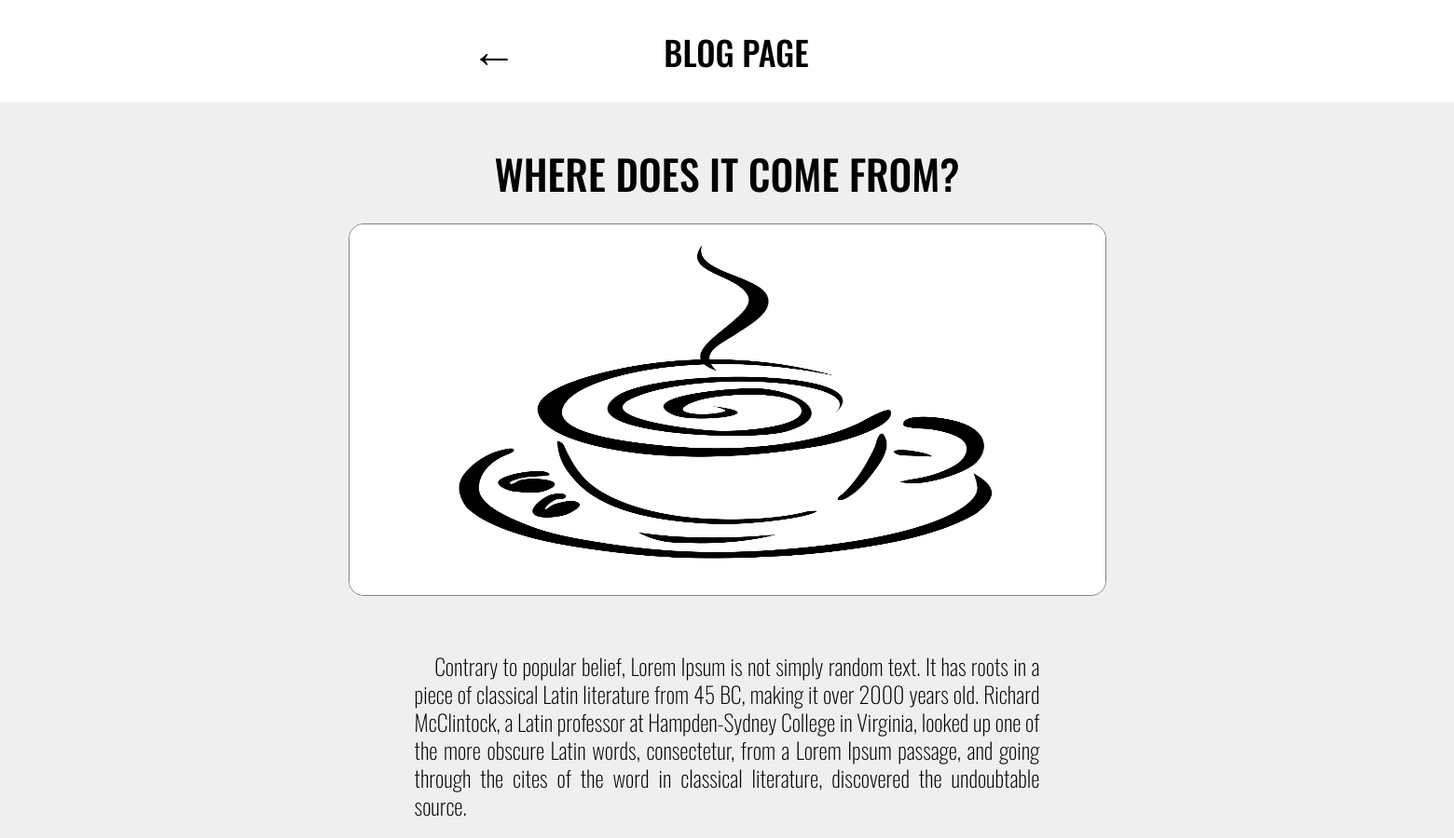
Before: /where-does-it-come-from/ (upper part) with the older database file.
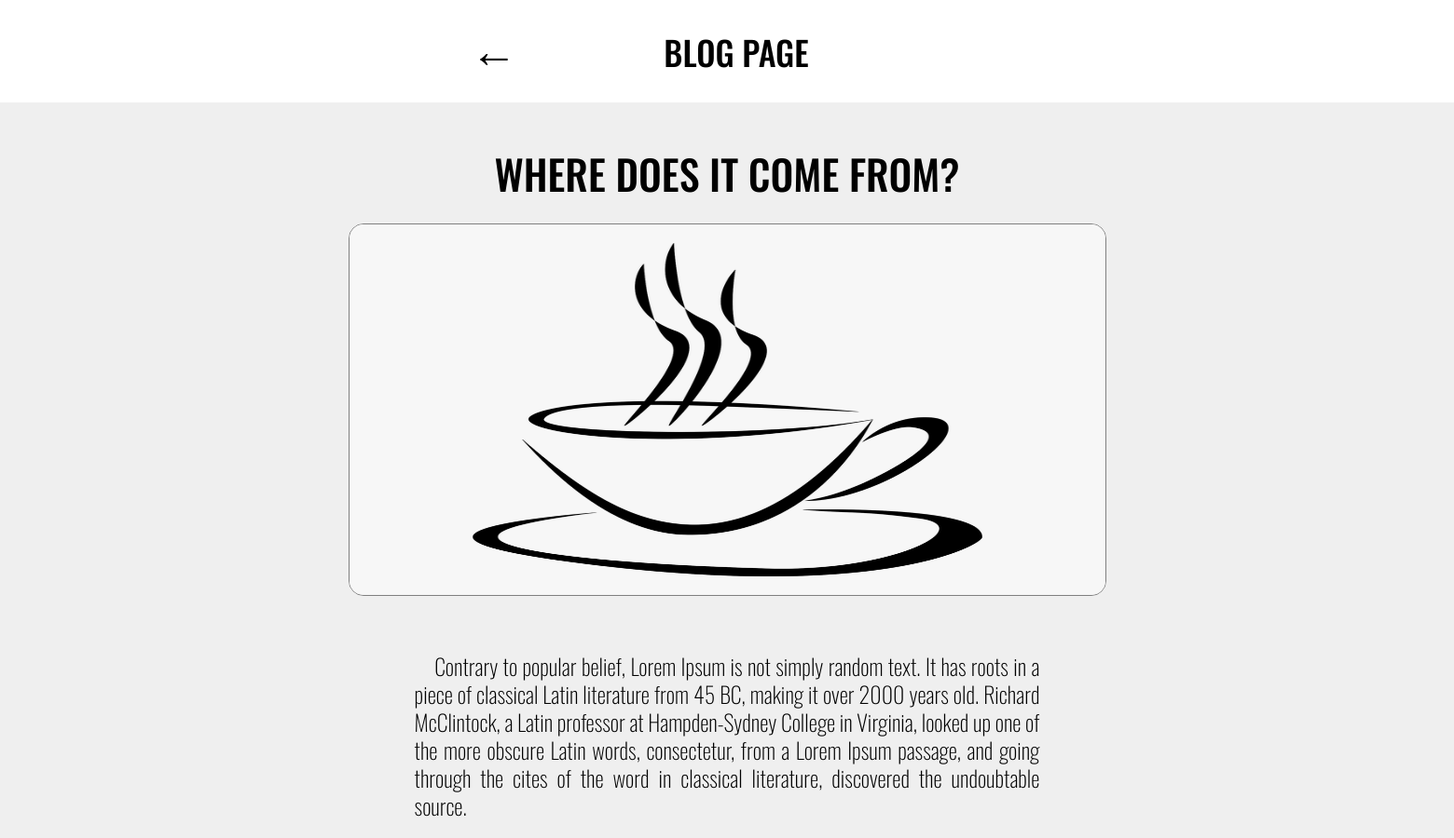
After: the same page with the newer database file.
### coffee_blog/models.py (models this page shows, shortened)
class Blog(models.Model):
    title = models.CharField(max_length=250)
    image = models.ImageField(upload_to='img')
    text = models.TextField()
    short_description = models.CharField(max_length=250, default='')
    is_published = models.BooleanField(default=False)
    created_at = models.DateTimeField(auto_now_add=True)
    updated_at = models.DateTimeField(auto_now=True)
    slug = models.SlugField(unique=True)

### coffee_blog/views.py (the view)
# urls.py: path('<slug:blog_slug>/', BlogDetailView.as_view(), name="blog-detail")
class BlogDetailView(DetailView):
    model = Blog
    template_name = 'personal_page.html'
    slug_url_kwarg = 'blog_slug'
    context_object_name = 'post_blogs'
    def get_context_data(self, **kwargs):
        context = super().get_context_data(**kwargs)
        context['title'] = "Blog Page"
        return context

### templates/personal_page.html (shortened to what this page needs)
{% extends 'base.html' %}
{% load static %}
{% block content %}
  <header class="navbar__order">
    <a href="{% url 'index-view' %}" class="back__arrow">&#8592;</a>
    <a href="{% url 'index-view' %}" class="logo">BLOG PAGE</a>
  </header>
  <div class="personal_page_container">
    <div class="blog__page">
      <p class="personal__title">{{ object.title|safe }}</p>
      <div><img src="{{ object.image.url }}" class="personal__image" alt="image"></div>
      <div class="personal__text">{{ object.text|safe }}</div>
    </div>
  </div>
{% endblock %}

### templates/base.html (shortened to what this page needs)
{% load static %}
<!DOCTYPE html>
<html lang="en">
<head>
    <link rel="stylesheet" href="{% static 'css/style.css' %}">
    <link rel="stylesheet" href="https://cdnjs.cloudflare.com/ajax/libs/font-awesome/4.7.0/css/font-awesome.min.css">
</head>
<body>
    {% block content %} {% endblock %}
</body>
</html>

### static/css/style.css (style rules this page uses)
* { margin: 0px; padding: 0px; box-sizing: border-box; font-family: 'Oswald', sans-serif; font-style: normal; }
.container, header { max-width: 1905px; height: 700px; background: #fff; }
header { display: flex; justify-content: center; flex-direction: row; }
.logo { text-decoration: none; color: black; width: 450px; height: 53px; padding-right: 80px; font-weight: 500; font-size: 36px; line-height: 53px; text-align: center; text-transform: uppercase; }
.back__arrow { padding-right: 50px; padding-bottom: 13px; font-size: 50px; text-decoration: none; color: black; }
.navbar__order { display: flex; justify-content: center; align-items: center; height: 110px; background: #FFFFFF; }
.blog__page { align-items: center; height: 1500px; background: #EFEFEF; display: flex; flex-direction: column; }
.personal__title { color: black; height: 80px; width: 1905px; font-style: normal; font-weight: 500; font-size: 44px; line-height: 53px; text-align: center; text-transform: uppercase; margin-top: 50px; }
.personal__image, img { background-position: center; background-size: cover; width: 813px; height: 400px; border-radius: 1em; border: 1.5px solid grey; }
.personal__text { color: black; width: 43%; padding-top: 55px; font-style: normal; font-weight: 200; font-size: 24px; line-height: 30px; text-align: justify; }

Changed rows visible on the page:
changed Blog "WHERE DOES IT COME FROM?": image: a different picture
